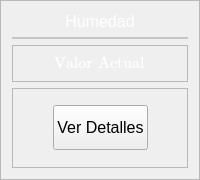
                 <widget class="QFrame" name="grahumedad">
                  <property name="styleSheet">
                   <string notr="true">border -radius:20px</string>
                  </property>
                  <property name="frameShape">
                   <enum>QFrame::StyledPanel</enum>
                  </property>
                  <property name="frameShadow">
                   <enum>QFrame::Raised</enum>
                  </property>
                  <layout class="QVBoxLayout" name="verticalLayout_12">
                   <item>
                    <widget class="QLabel" name="label_11">
                     <property name="maximumSize">
                      <size>
                       <width>16777215</width>
                       <height>20</height>
                      </size>
                     </property>
                     <property name="font">
                      <font>
                       <family>Arial</family>
                       <pointsize>12</pointsize>
                       <weight>10</weight>
                       <italic>false</italic>
                       <bold>false</bold>
                      </font>
                     </property>
                     <property name="styleSheet">
                      <string notr="true">font: 87 12pt &quot;Arial&quot;;
color: rgb(255, 255, 255);</string>
                     </property>
                     <property name="text">
                      <string>Humedad</string>
                     </property>
                     <property name="alignment">
                      <set>Qt::AlignCenter</set>
                     </property>
                    </widget>
                   </item>
                   <item>
                    <widget class="QFrame" name="frame_19">
                     <property name="styleSheet">
                      <string notr="true">background-color: rgb(255, 255, 255);</string>
                     </property>
                     <property name="frameShape">
                      <enum>QFrame::StyledPanel</enum>
                     </property>
                     <property name="frameShadow">
                      <enum>QFrame::Raised</enum>
                     </property>
                     <layout class="QVBoxLayout" name="verticalLayout_15">
                      <property name="spacing">
                       <number>0</number>
                      </property>
                      <property name="leftMargin">
                       <number>0</number>
                      </property>
                      <property name="topMargin">
                       <number>0</number>
                      </property>
                      <property name="rightMargin">
                       <number>0</number>
                      </property>
                      <property name="bottomMargin">
                       <number>0</number>
                      </property>
                      <item>
                       <layout class="QVBoxLayout" name="humedad2"/>
                      </item>
                     </layout>
                    </widget>
                   </item>
                   <item>
                    <widget class="QFrame" name="frame_14">
                     <property name="maximumSize">
                      <size>
                       <width>16777215</width>
                       <height>40</height>
                      </size>
                     </property>
                     <property name="frameShape">
                      <enum>QFrame::StyledPanel</enum>
                     </property>
                     <property name="frameShadow">
                      <enum>QFrame::Raised</enum>
                     </property>
                     <layout class="QHBoxLayout" name="horizontalLayout_10">
                      <item>
                       <spacer name="horizontalSpacer_17">
                        <property name="orientation">
                         <enum>Qt::Horizontal</enum>
                        </property>
                        <property name="sizeHint" stdset="0">
                         <size>
                          <width>32</width>
                          <height>13</height>
                         </size>
                        </property>
                       </spacer>
                      </item>
                      <item>
                       <widget class="QLabel" name="humedad">
                        <property name="maximumSize">
                         <size>
                          <width>16777215</width>
                          <height>30</height>
                         </size>
                        </property>
                        <property name="font">
                         <font>
                          <family>Cambria Math</family>
                          <pointsize>12</pointsize>
                          <weight>50</weight>
                          <italic>false</italic>
                          <bold>false</bold>
                         </font>
                        </property>
                        <property name="styleSheet">
                         <string notr="true">font: 12pt &quot;Cambria Math&quot;;
color: rgb(255, 255, 255);</string>
                        </property>
                        <property name="text">
                         <string>Valor Actual</string>
                        </property>
                       </widget>
                      </item>
                      <item>
                       <spacer name="horizontalSpacer_18">
                        <property name="orientation">
                         <enum>Qt::Horizontal</enum>
                        </property>
                        <property name="sizeHint" stdset="0">
                         <size>
                          <width>31</width>
                          <height>13</height>
                         </size>
                        </property>
                       </spacer>
                      </item>
                     </layout>
                    </widget>
                   </item>
                   <item>
                    <widget class="QFrame" name="frame_15">
                     <property name="minimumSize">
                      <size>
                       <width>0</width>
                       <height>80</height>
                      </size>
                     </property>
                     <property name="maximumSize">
                      <size>
                       <width>16777215</width>
                       <height>80</height>
                      </size>
                     </property>
                     <property name="frameShape">
                      <enum>QFrame::StyledPanel</enum>
                     </property>
                     <property name="frameShadow">
                      <enum>QFrame::Raised</enum>
                     </property>
                     <layout class="QHBoxLayout" name="horizontalLayout_14">
                      <item>
                       <spacer name="horizontalSpacer_25">
                        <property name="orientation">
                         <enum>Qt::Horizontal</enum>
                        </property>
                        <property name="sizeHint" stdset="0">
                         <size>
                          <width>12</width>
                          <height>20</height>
                         </size>
                        </property>
                       </spacer>
                      </item>
                      <item>
                       <widget class="QPushButton" name="bt_humedad">
                        <property name="maximumSize">
                         <size>
                          <width>16777215</width>
                          <height>45</height>
                         </size>
                        </property>
                        <property name="font">
                         <font>
                          <family>Arial </family>
                          <pointsize>12</pointsize>
                          <weight>10</weight>
                          <italic>false</italic>
                          <bold>false</bold>
                         </font>
                        </property>
                        <property name="text">
                         <string>Ver Detalles</string>
                        </property>
                        <property name="icon">
                         <iconset>
                          <normaloff>icons/wind.svg</normaloff>icons/wind.svg</iconset>
                        </property>
                       </widget>
                      </item>
                      <item>
                       <spacer name="horizontalSpacer_28">
                        <property name="orientation">
                         <enum>Qt::Horizontal</enum>
                        </property>
                        <property name="sizeHint" stdset="0">
                         <size>
                          <width>14</width>
                          <height>20</height>
                         </size>
                        </property>
                       </spacer>
                      </item>
                     </layout>
                    </widget>
                   </item>
                  </layout>
                 </widget>
